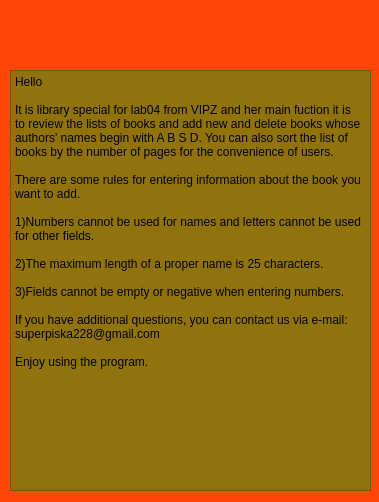
<?xml version="1.0" encoding="UTF-8"?>
<ui version="4.0">
 <class>Info</class>
 <widget class="QDialog" name="Info">
  <property name="geometry">
   <rect>
    <x>0</x>
    <y>0</y>
    <width>379</width>
    <height>502</height>
   </rect>
  </property>
  <property name="windowTitle">
   <string>Dialog</string>
  </property>
  <property name="styleSheet">
   <string notr="true">background : rgb(255, 71, 9)</string>
  </property>
  <widget class="QLabel" name="label">
   <property name="geometry">
    <rect>
     <x>70</x>
     <y>10</y>
     <width>231</width>
     <height>41</height>
    </rect>
   </property>
   <property name="text">
    <string/>
   </property>
   <property name="pixmap">
    <pixmap>../../../../lab04_small.jpg</pixmap>
   </property>
  </widget>
  <widget class="QPlainTextEdit" name="plainTextEdit">
   <property name="geometry">
    <rect>
     <x>10</x>
     <y>70</y>
     <width>361</width>
     <height>421</height>
    </rect>
   </property>
   <property name="styleSheet">
    <string notr="true">background : rgb(145, 115, 14);

</string>
   </property>
   <property name="plainText">
    <string>Hello

It is library special for lab04 from VIPZ and her main fuction it is  to review the lists of books and add new and delete books whose authors' names begin with A B S D. You can also sort the list of books by the number of pages for the convenience of users.

There are some rules for entering information about the book you want to add.

1)Numbers cannot be used for names and letters cannot be used for other fields.

2)The maximum length of a proper name is 25 characters.

3)Fields cannot be empty or negative when entering numbers.

If you have additional questions, you can contact us via e-mail: superpiska228@gmail.com

Enjoy using the program.</string>
   </property>
  </widget>
 </widget>
 <resources/>
 <connections/>
</ui>
